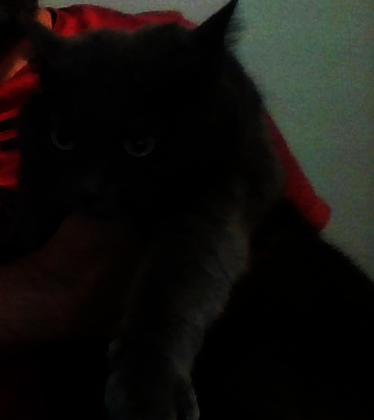
%> input picture Assignment2/petito_dark2.png, 374 x 420 px, shrunk from 476 x 534 before the run
$ octave Q3_main.m   (GNU Octave 9; MATLAB toolbox functions it lacks are replaced by stand-ins)
%> lines starting %> are read from the running program, lines starting %| are printed output that depends on the picture
%> further down, I is the input picture: size 420x374x3 uint8; mean R, G, B 19.3, 17.5, 14.7
### Assignment2/intensityStretch.m
%% Computer Vision Course - Assignment 02

%% Q3 - Mohammadamin Lari - Student# 66427311

function [myoutput] = intensityStretch(inp,r1,r2,s1,s2)
%> called with r1 = 2, r2 = 50, s1 = 2, s2 = 200
    % checking Grayscale input image
    [rows, columns, numberOfColorChannels] = size(inp);
%> rows = 420; columns = 374; numberOfColorChannels = 3
    if numberOfColorChannels > 1
        inp = rgb2gray(inp);
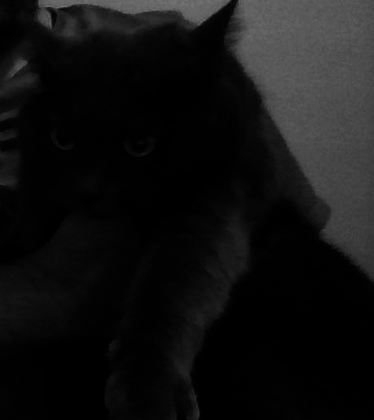
%> inp: size 420x374 uint8; min 0, max 117, mean 17.7
    end
    figure , imshow(inp);
    title("Grayscale Input Image");

    myoutput = inp;
    [h,w] = size(inp);
%> h = 420; w = 374
    arr = inp(:);
    max_intensity = max(arr);
%> max_intensity = 117
    min_intensity = min(arr);
%> min_intensity = 0

    if r1 < min_intensity
        disp('Unvalid input! Parameter r1 must be greater than %d.',min_intensity);
    end
    if r2 > max_intensity
        disp('Unvalid input! Parameter r2 must be less than %d.',max_intensity);
    end
    if s1 < 0
        disp('Unvalid input! Parameter s1 must be greater than 0.');
    end
    if s2 > 255
        disp('Unvalid input! Parameter s2 must be less than 255.');
    end

    if r1 >= min_intensity && r2 <= max_intensity && s1 >= 0 && s2 <= 255
        slope = (s2-s1)/(r2-r1);
        intercept = s2 - slope*r2;
        for i = 1:h
            for j = 1:w
                myoutput(i,j) = (inp(i,j)*slope) + intercept;
            end
        end
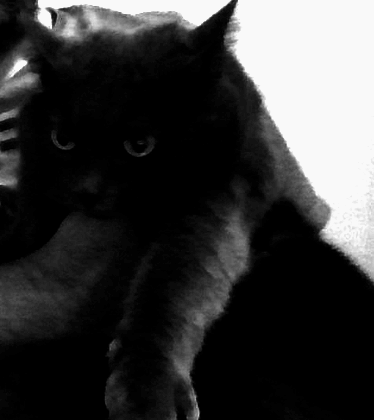
%> myoutput: size 420x374 uint8; min 0, max 249, mean 56.4
    end

    figure , imshow(myoutput);
    title("Modified Image");
end

### Assignment2/Q3_main.m
%% Computer Vision Course - Assignment 02

%% Q3 - Mohammadamin Lari - Student# 66427311

clc
close all
clear all

I = imread('petito_dark2.png');
I2 = intensityStretch(I,2,50,2,200);
